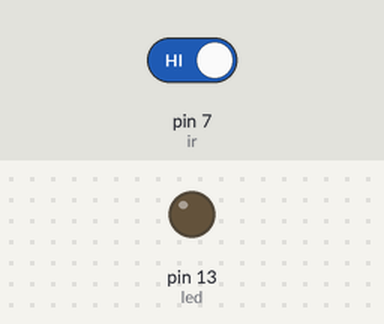
The sketch below on a simulated Arduino Uno, built with avr-gcc and run on an emulated ATmega328P. Shown: output pins drawn as LEDs (lit = HIGH). The inputs (shaded band) are chosen by the test bench; at power-on: pin 7 (ir) HIGH.

Above: at 1.2 s.
1.3 s: pin 7 (ir) driven LOW
At 2.5 s:
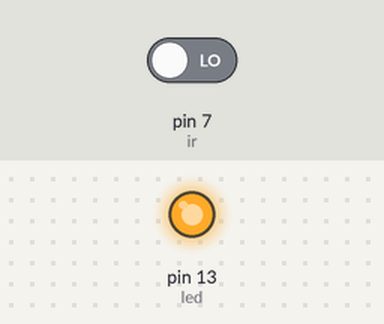
2.8 s: pin 7 (ir) driven HIGH
At 3.8 s:
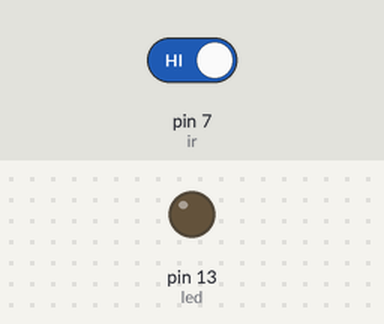
Timing chart, 0 to 5.8 s (numbered marks = the images above; inputs shaded):
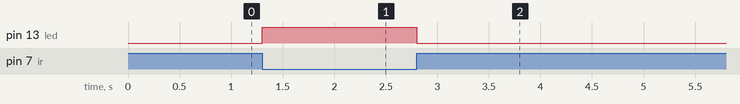

The sketch:

sketch_infrared_ky-032.ino
```cpp
//Autora: Pamela Fialho
//Data: 29/07/2020
//Função: utilizar um sensor de obstáculo como sensor para acender um led quando algo for detectado

int led = 13; //usa o led da placa ou externo, caso esteja conectado
int ir = 7;  //pino do sensor

void setup() {
  pinMode(led, OUTPUT); //define o pino do led como saída
  pinMode(ir, INPUT); //define o pino do ir como sensor/entrada
}

void loop() {
  if (digitalRead(ir) == LOW) //nível lógico baixo significa que algo foi detectado
  {
    digitalWrite(led, HIGH); //acende o led caso algo esteja na frente
  }
  else
  {
    digitalWrite(led, LOW); //mantém o led apagado quando não houver nada
  }
}
```

Measured:
- after the input at 1.3 s, pin 13 (led): LOW → HIGH at once
- after the input at 2.8 s, pin 13 (led): HIGH → LOW at once
